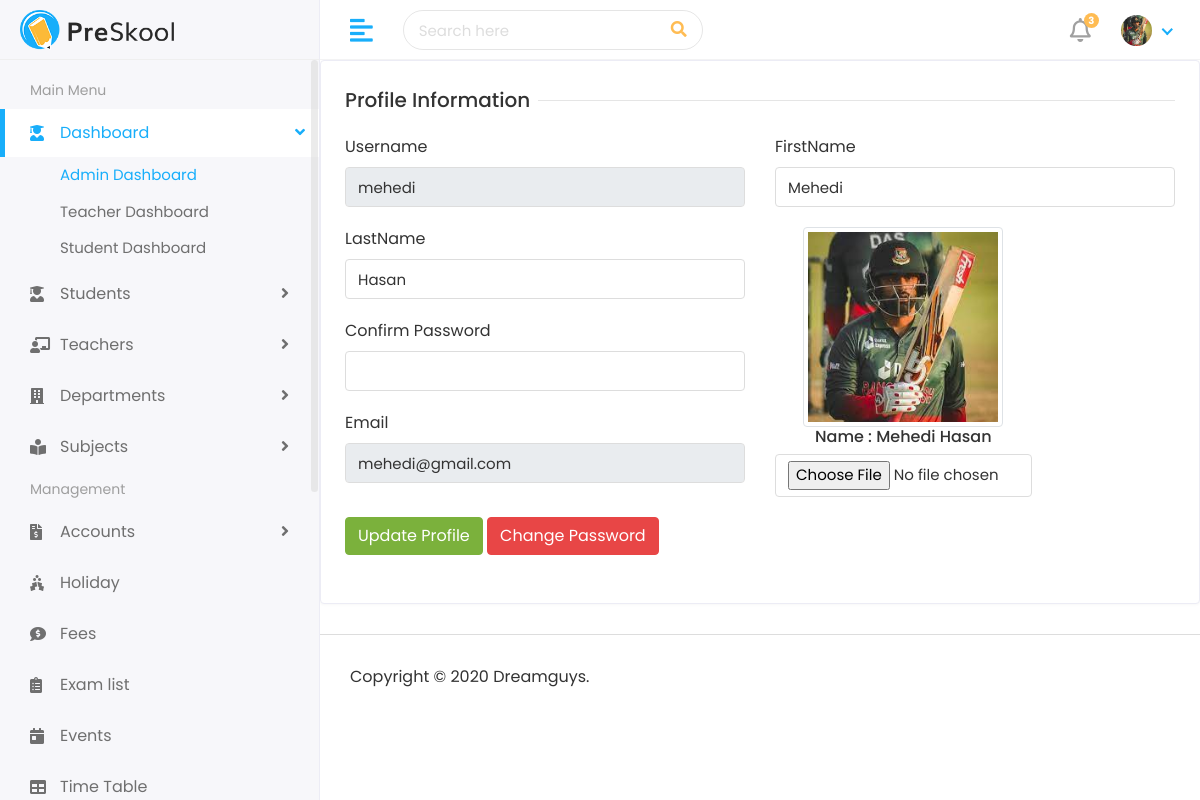
/myProfile/ (signed in), run on the app's committed database.
### authentication/models.py (models this page shows)
class customUser(AbstractUser):
    USER=(
        (1,"admin"),
        (2,"Teacher"),
        (3,"students"),
    )
    user_type=models.CharField(choices=USER,max_length=50,default=1)
    profile_pic=models.ImageField(upload_to="media/profile_pic")

### authentication/views.py (the view)
# urls.py: path('myProfile/', views.myProfile,name="myProfile"),
def myProfile(request):
    user = request.user
    context = {
        'user': user
    }
    return render(request, 'profile.html', context)

### templates/profile.html (shortened to what this page needs)
{% extends 'base.html' %}
{% block content %}
<div class="row">
   <div class="col-sm-12">
      <div class="card">
         <div class="card-body">
            <form method="post", action=" {% url 'profileUpdate' %}" enctype="multipart/form-data">
               <div class="row">
                  <div class="col-12">
                     <h5 class="form-title"><span>Profile Information</span></h5>
                  </div>
                  <div class="col-12 col-sm-6">
                     <div class="form-group">
                        <label>Username</label>
                        <input name="username" type="text" class="form-control" value="{{user.username}}" readonly>
                     </div>
                  </div>
                  <div class="col-12 col-sm-6">
                     <div class="form-group">
                        <label> FirstName </label>
                        <input name="first_name" type="text" class="form-control" value="{{user.first_name}}">
                     </div>
                  </div>
                  <div class="col-12 col-sm-6">
                     <div class="form-group">
                        <label>LastName</label>
                        <input name="last_name" type="text" class="form-control" value="{{user.last_name}}">
                     </div>
                     <div class="form-group">
                        <label>Confirm Password</label>
                        <input name="password" type="text" class="form-control" >
                     </div>
                     <div class="form-group">
                        <label>Email</label>
                        <input name="email" type="text" class="form-control" value="{{user.email}}" readonly>
                     </div>
                  </div>
                  <div class="col-md-4">
                     <div class="text-center">
                       <img src="/{{user.profile_pic}}" class="myavatar img-circle img-thumbnail" alt="avatar">
                       <h6> Name : {{user.first_name}} {{user.last_name}}</h6>
                       <div class="form-group">
                        <input type="file" name="profile_pic" class="form-control" value="/{{user.profile_pic}}">
                     </div>
                     </div>
                   </div>
                   <div class="col-12">
                     <button type="submit" class="btn btn-success">Update Profile</button>
                     <button type="submit" class="btn btn-danger"><a href="{% url 'changePassword' %}" class='text-white'>Change Password</a></button> <br> <br>
                  </div>
               </div>
            </form>
         </div>
      </div>
   </div>
</div>
{% endblock %}

### templates/includes/header.html (shortened to what this page needs)
{% load static %}
<div class="header">
    <div class="header-left">
       <a href=" {% url 'adminPage' %} " class="logo">
       <img src=" {% static 'assets/img/logo.png' %} " alt="Logo">
       </a>
    </div>
    <a href="javascript:void(0);" id="toggle_btn">
    <i class="fas fa-align-left"></i>
    </a>
    <div class="top-nav-search">
       <form>
          <input type="text" class="form-control" placeholder="Search here">
          <button class="btn" type="submit"><i class="fas fa-search"></i></button>
       </form>
    </div>
    <ul class="nav user-menu">
       <li class="nav-item dropdown noti-dropdown">
          <a href="#" class="dropdown-toggle nav-link" data-toggle="dropdown">
          <i class="far fa-bell"></i> <span class="badge badge-pill">3</span>
          </a>
       </li>
       <li class="nav-item dropdown has-arrow">
          <a href="#" class="dropdown-toggle nav-link" data-toggle="dropdown">
          <span class="user-img"><img class="rounded-circle" src="/{{user.profile_pic}}" width="31" alt="Ryan Taylor"></span>
          </a>
       </li>
    </ul>
 </div>

### static/assets/css/style.css (style rules this page uses)
html { height: 100%; }
body { background-color: #fff; color: #333; font-family: 'Poppins', sans-serif; font-size: 1rem; height: 100%; line-height: 1.5; overflow-x: hidden; }
h1, h2, h3, h4, h5, h6 { font-family: 'Poppins', sans-serif; margin-top: 0; }
.form-control { border: 1px solid #ddd; box-shadow: none; color: #333; font-size: 15px; height: 40px; }
a { color: #009ce7; }
input, button, a { transition: all 0.4s ease; -moz-transition: all 0.4s ease; -o-transition: all 0.4s ease; -ms-transition: all 0.4s ease; -webkit-transition: all 0.4s ease; }
input, input:focus, button, button:focus { outline: none; }
input[type="file"] { height: auto; min-height: calc(1.5em + .75rem + 2px); }
input[type=text], input[type=password] { -webkit-appearance: none; -moz-appearance: none; appearance: none; }
.form-group { margin-bottom: 1.25rem; }
ul, ol { padding: 0px; list-style: none; }
.btn-success { background-color: #7bb13c; border: 1px solid #7bb13c }
.btn-danger { background-color: #e84646; border: 1px solid #e84646; }
.card { border: 1px solid #ececf5; box-shadow: 0 1px 3px 0 rgba(0, 0, 0, 0.03); margin-bottom: 1.875rem; }
.card-body { padding: 1.5rem; }
.header { background-color: #fff; border-bottom: 1px solid #f3f3f4; left: 0; position: fixed; right: 0; top: 0; z-index: 1001; height: 60px; }
.header .header-left { float: left; height: 60px; padding: 0 20px; position: relative; width: 320px; z-index: 1; transition: all 0.2s ease-in-out; background-color: #f7f7fa; border-bottom: 1px solid #efefef; border-right: 1px solid #ececf5; display: flex; align-items: center; }
.header .header-left .logo { display: inline-block; line-height: 60px; }
.header .header-left .logo img { max-height: 40px; width: auto; }
.header .dropdown-toggle:after { display: none; }
.header .has-arrow .dropdown-toggle:after { border-top: 0; border-left: 0; border-bottom: 2px solid #18aefa; border-right: 2px solid #18aefa; content: ''; height: 8px; display: inline-block; pointer-events: none; -webkit-transform-origin: 66% 66%; -ms-transform-origin: 66% 66%; transform-origin: 66% 66%; -webkit-transform: rotate(45deg); -ms-transform: rotate(45deg); transform: rotate(45deg); -webkit-transition: all 0.15s ease-in-out; transition: all 0.15s ease-in-out; width: 8px; vertical-align: 0px; }
.user-menu { float: right; margin: 0; position: relative; z-index: 99; padding-right: 15px; }
.user-menu.nav > li > a { color: #a0a0a0; font-size: 14px; line-height: 58px; padding: 0 15px; height: 60px; }
.user-img { margin-right: 3px; position: relative; }
.top-nav-search { float: left; margin-left: 15px; }
.top-nav-search form { margin-top: 10px; position: relative; width: 300px; }
.top-nav-search .form-control { background-color: transparent; border-color: rgba(0, 0, 0, 0.1); border-radius: 50px; color: #ddd; height: 40px; padding: 10px 50px 10px 15px; }
.top-nav-search .btn { background-color: transparent; border-color: transparent; color: #ffbc53; min-height: 40px; padding: 7px 15px; position: absolute; right: 0; top: 0; }
.top-nav-search .form-control::placeholder { color: #ddd; }
.user-menu.nav > li > a .badge { background-color: #FFBC53; display: block; font-size: 10px; font-weight: bold; height: 15px; width: 15px; position: absolute; right: 7px; top: 13px; color: #fff; padding: 3px; }
.user-menu.nav > li > a > i { font-size: 1.5rem; line-height: 60px; }
.form-title { width: 100%; max-width: 100%; padding: 0; font-size: 1.25rem; font-weight: 500; line-height: inherit; color: #333; white-space: normal; position: relative; display: block; margin-bottom: 20px; }
.form-title:before { content: ""; position: absolute; left: 0px; right: 0px; height: 1px; top: 50%; background-color: rgba(0, 0, 0, 0.1); }
.form-title span { padding: 0px 0.5rem 0 0; background-color: #fff; display: inline-block; z-index: 2; position: relative; }
@media (min-width: 992px) { #toggle_btn { align-items: center; color: #18aefa; display: inline-flex; float: left; font-size: 26px; height: 60px; justify-content: center; margin-left: 15px; padding: 0 15px; } }

### templates/profile.html (style rules this page uses)
.myavatar { width:200px; height:200px; }

### data on the page
customUser: profile_pic (picture), username "mehedi", first_name "Mehedi", last_name "Hasan", email "mehedi@gmail.com"
